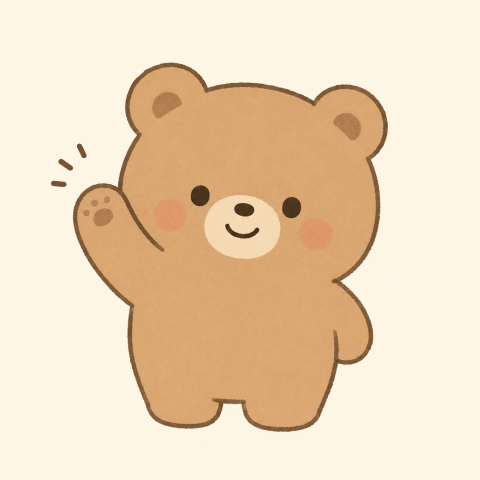
#> input picture Chapter07/bear.png, 480 x 480 px
$ python 07-07_skew.py
#> lines starting #> are read from the running program, lines starting #| are printed output that depends on the picture
import cv2
import numpy as np
import math

img = cv2.imread("bear.png")
#> img is the input picture: shape (480, 480, 3); mean B, G, R 185.2, 214.6, 237.2
h, w = img.shape[:2]
#> h = 480; w = 480

# X軸方向に20度のせん断変形
theta = math.radians(20)

M_skew = np.float32([
    [1, math.tan(theta), 0],
    [0, 1,               0]
])

# 横幅が広がる分，出力画像のサイズを調整
new_w = w + int(h * math.tan(theta))
#> new_w = 654
skewed = cv2.warpAffine(img, M_skew, (new_w, h))
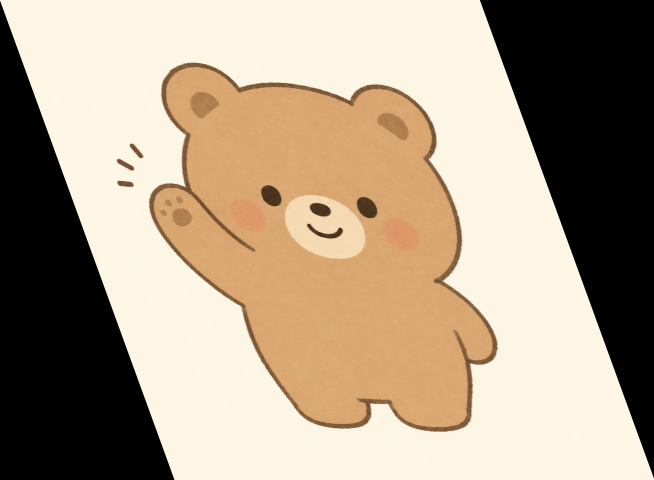
#> skewed: shape (480, 654, 3); mean B, G, R 136, 157.5, 174.1

cv2.imwrite("skewed.png", skewed)
